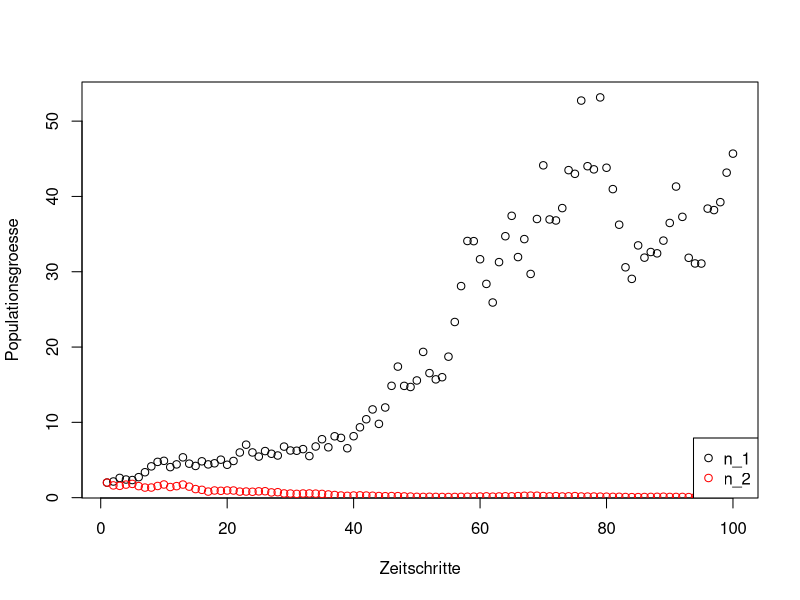

Reproduce this figure in R.
# Seminar zu "Einfuehrung in die Modellierung"

# Populationswachstum: exponentielles Modell mit Umwelteinwirkungen

# Funktion "exp_Wachstum_umwelt" definieren
#<
exp_Wachstum_umwelt = function (n0, r_pess, r_opt, nt)
#>
{  
# n0 :               Startpopulation
# r_pess, r_opt:   : minimale und maximale Wachstumsrate
# nt :               Anzahl Zeitschritte
  
  #Variablen vorbereiten
  n = rep(NA,nt) #Vektor fuer zeitlichen Verlauf der Population
  n[1] = n0
  
  # Iterationsschleife
  for (t in 2:nt)
  {
    # zufaellige Auspraegung der Wachstumsrate (z.B. durch Klima)  mit runif() erzeugen
    #<
    r = runif(n = 1, min=r_pess, max=r_opt)
    #<
    n[t] = n[t-1] + r * n[t-1]
  }
  
  # Ergebnis zurueckgeben
  return(n)
}
  
  # seed (optional)  : Initialisierung des Zufallsgenerators  
  
  # (optional): Initialisierung des Zufallsgenerators fuer reproduzierbaren Zufall
  seed=6
  set.seed(seed)
  

  #Funktion mit n0 = 2, r_pess= -0.2, r_opt=0.25, nt = 100 aufrufen, Rueckgabewert in n_1 speichern
  #<
  n_1 = exp_Wachstum_umwelt(n0 = 2, r_pess  = -0.2, r_opt = 0.25, nt = 100)
  #>
  
  #Funktion mit n0 = 2, r_pess= -0.25, r_opt=0.2, nt = 100 aufrufen, Rueckgabewert in n_2 speichern
  #<
  n_2 = exp_Wachstum_umwelt(n0 = 2, r_pess  = -0.25, r_opt = 0.2, nt = 100)
  #>


  #Resultate (n_1, n_2) in EINER Grafik darstellen
  #<
  plot  (x=1:length(n_1), y=n_1, type="p", col="black", xlab = "Zeitschritte", ylab="Populationsgroesse")
  points(x=1:length(n_2), y=n_2, col="red")
  legend("bottomright", legend=c("n_1", "n_2"), col=c("black","red"), pch = 21)
  #>
  
  #? Welche Population stirbt (meist) (frueher) aus?
  